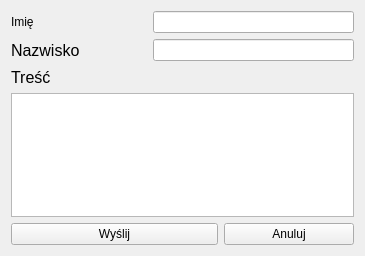
<?xml version="1.0" encoding="UTF-8"?>
<ui version="4.0">
 <class>NowaWiadomo</class>
 <widget class="QWidget" name="NowaWiadomo">
  <property name="geometry">
   <rect>
    <x>0</x>
    <y>0</y>
    <width>365</width>
    <height>256</height>
   </rect>
  </property>
  <property name="windowTitle">
   <string>NowaWiadomo</string>
  </property>
  <property name="styleSheet">
   <string notr="true">font: 12pt &quot;MS Shell Dlg 2&quot;;</string>
  </property>
  <layout class="QGridLayout" name="gridLayout_2">
   <item row="0" column="0">
    <layout class="QGridLayout" name="gridLayout">
     <item row="5" column="0" colspan="3">
      <widget class="QPushButton" name="pushButton">
       <property name="text">
        <string>Wyślij</string>
       </property>
      </widget>
     </item>
     <item row="5" column="3" colspan="2">
      <widget class="QPushButton" name="pushButton_2">
       <property name="text">
        <string>Anuluj</string>
       </property>
      </widget>
     </item>
     <item row="4" column="0" colspan="5">
      <widget class="QTextEdit" name="textEdit"/>
     </item>
     <item row="3" column="0">
      <widget class="QLabel" name="label_5">
       <property name="font">
        <font>
         <family>MS Shell Dlg 2</family>
         <pointsize>12</pointsize>
         <weight>50</weight>
         <italic>false</italic>
         <bold>false</bold>
        </font>
       </property>
       <property name="text">
        <string>Treść</string>
       </property>
      </widget>
     </item>
     <item row="3" column="1" colspan="4">
      <spacer name="horizontalSpacer">
       <property name="orientation">
        <enum>Qt::Horizontal</enum>
       </property>
       <property name="sizeHint" stdset="0">
        <size>
         <width>218</width>
         <height>20</height>
        </size>
       </property>
      </spacer>
     </item>
     <item row="1" column="0" rowspan="2" colspan="2">
      <widget class="QLabel" name="label_4">
       <property name="font">
        <font>
         <family>MS Shell Dlg 2</family>
         <pointsize>12</pointsize>
         <weight>50</weight>
         <italic>false</italic>
         <bold>false</bold>
        </font>
       </property>
       <property name="text">
        <string>Nazwisko</string>
       </property>
      </widget>
     </item>
     <item row="0" column="0" colspan="2">
      <widget class="QLabel" name="label_3">
       <property name="text">
        <string>Imię</string>
       </property>
      </widget>
     </item>
     <item row="0" column="2" colspan="3">
      <widget class="QLineEdit" name="lineEdit_username_2"/>
     </item>
     <item row="1" column="2" rowspan="2" colspan="3">
      <widget class="QLineEdit" name="lineEdit_username_3"/>
     </item>
    </layout>
   </item>
  </layout>
 </widget>
 <layoutdefault spacing="6" margin="11"/>
 <resources/>
 <connections/>
</ui>
